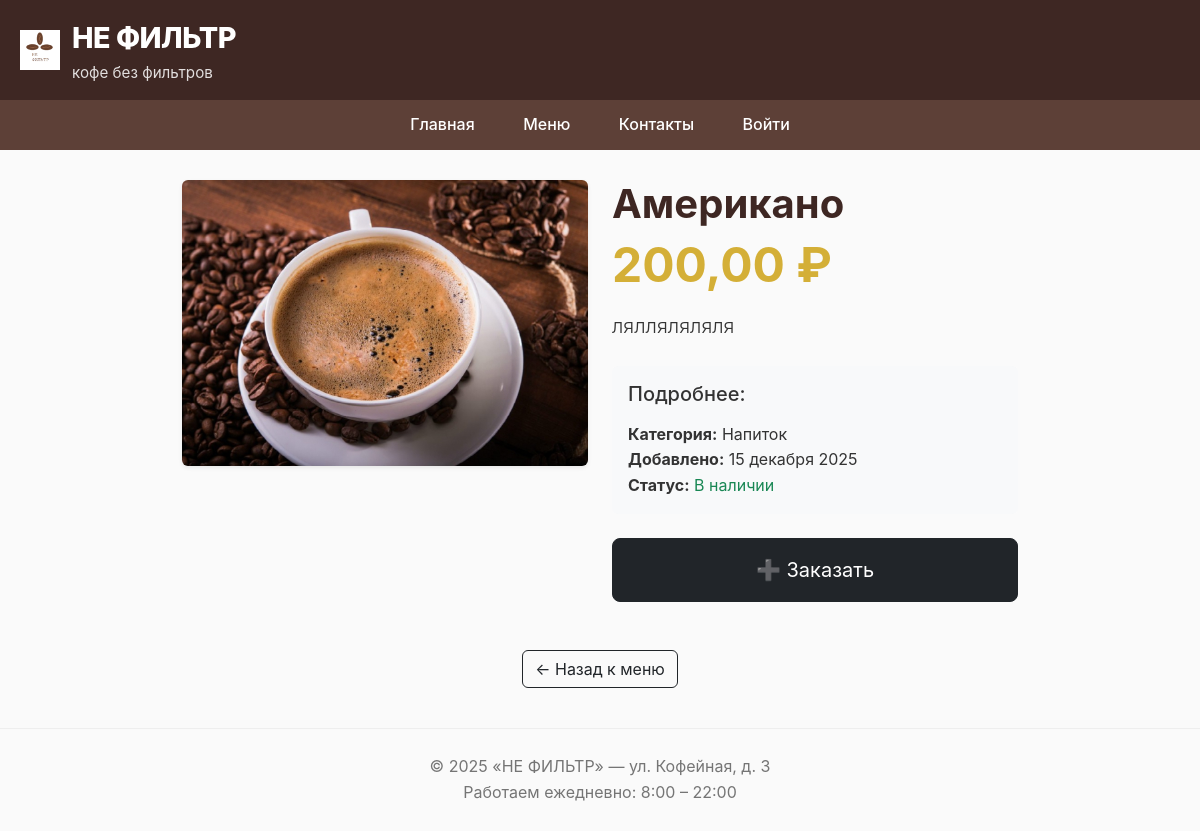
Page /menu/1/ on the committed database.
### main/models.py (models this page shows, shortened)
class MenuItem(models.Model):
    CATEGORY_CHOICES = [
        ('drink', 'Напиток'),
        ('dessert', 'Десерт'),
        ('snack', 'Закуска'),
    ]
    name = models.CharField("Название", max_length=100)
    category = models.CharField("Категория", max_length=20, choices=CATEGORY_CHOICES)
    price = models.DecimalField("Цена", max_digits=6, decimal_places=2)
    description = models.TextField("Описание", blank=True)
    created_at = models.DateTimeField("Добавлено", auto_now_add=True)
    in_stock = models.BooleanField("В наличии", default=True)
    image = models.ImageField("Фото", upload_to="menu/", blank=True, null=True)
    class Meta:
        ordering = ['-created_at']  # новые — первыми

### main/views.py (the view)
# urls.py: path('menu/<int:item_id>/', views.menu_detail, name='menu_detail'),
def menu_detail(request, item_id):
    item = get_object_or_404(MenuItem, id=item_id, in_stock=True)
    return render(request, 'menu_detail.html', {'item': item})

### coffee/templates/menu_detail.html (shortened to what this page needs)
{% extends "base.html" %}
{% block content %}
<div class="container mt-4">
    <div class="row">
        <div class="col-md-6 mb-4 mb-md-0">
            {% if item.image %}
                <img src="{{ item.image.url }}" class="img-fluid rounded shadow-sm" alt="{{ item.name }}">
            {% endif %}
        </div>
        <div class="col-md-6">
            <h1 class="fw-bold" style="color: #3E2723;">{{ item.name }}</h1>
            <div class="d-flex align-items-baseline mb-3">
                <span class="display-5 fw-bold" style="color: #D4AF37;">{{ item.price }} ₽</span>
            </div>
            {% if item.description %}
                <p class="lead">{{ item.description }}</p>
            {% endif %}
            <div class="mt-4 p-3 bg-light rounded">
                <h5 class="mb-3">Подробнее:</h5>
                <ul class="list-unstyled mb-0">
                    <li><strong>Категория:</strong> {{ item.get_category_display }}</li>
                    <li><strong>Добавлено:</strong> {{ item.created_at|date:"d E Y" }}</li>
                    {% if item.in_stock %}
                        <li><strong>Статус:</strong> <span class="text-success">В наличии</span></li>
                    {% else %}
                        <li><strong>Статус:</strong> <span class="text-muted">⏸ Временно недоступно</span></li>
                    {% endif %}
                </ul>
            </div>
            <div class="mt-4">
                {% if item.in_stock %}
                    <button class="btn btn-dark btn-lg w-100 py-3"
                            onclick="alert('Добавлено в заказ!\nОфициант подойдёт в ближайшее время ☕')">
                        ➕ Заказать
                    </button>
                {% else %}
                    <button class="btn btn-outline-secondary btn-lg w-100 py-3" disabled>
                        Недоступно сейчас
                    </button>
                {% endif %}
            </div>
        </div>
    </div>
    <div class="text-center mt-5">
        <a href="{% url 'menu' %}" class="btn btn-outline-dark">&larr; Назад к меню</a>
    </div>
</div>
{% endblock %}

### coffee/templates/base.html (style rules this page uses)
* { margin: 0; padding: 0; box-sizing: border-box; }
body { font-family: -apple-system, BlinkMacSystemFont, 'Segoe UI', Roboto, sans-serif; line-height: 1.6; color: #333; background-color: #fafafa; }

### rows in the picture
MenuItem: image (picture), name "Американо", price "200,00", description "лялляляляля", category "Напиток", created_at "15 декабря 2025"
